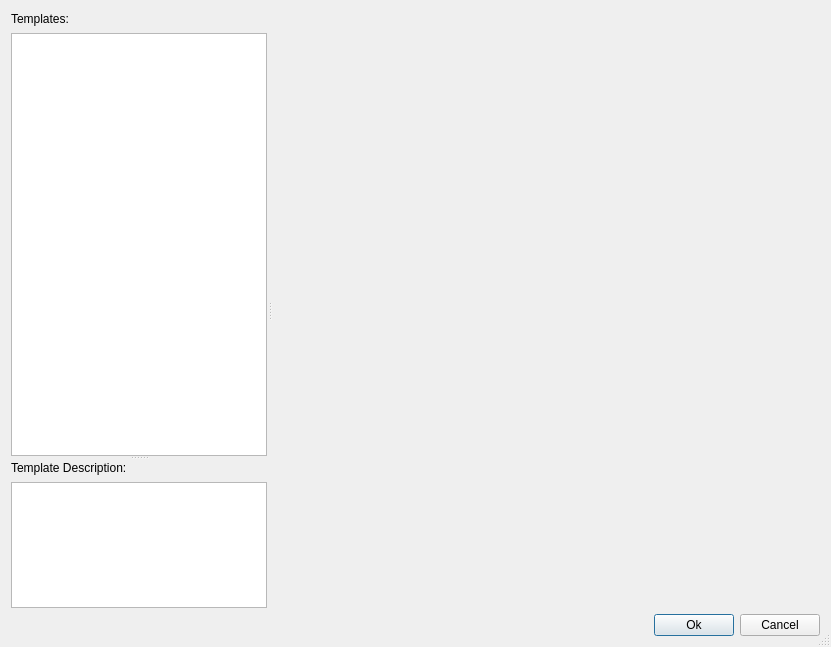
<?xml version="1.0" encoding="UTF-8"?>
<ui version="4.0">
 <class>CreateTestCaseDialog</class>
 <widget class="QDialog" name="CreateTestCaseDialog">
  <property name="windowModality">
   <enum>Qt::WindowModal</enum>
  </property>
  <property name="geometry">
   <rect>
    <x>0</x>
    <y>0</y>
    <width>831</width>
    <height>647</height>
   </rect>
  </property>
  <property name="sizePolicy">
   <sizepolicy hsizetype="Preferred" vsizetype="Preferred">
    <horstretch>0</horstretch>
    <verstretch>0</verstretch>
   </sizepolicy>
  </property>
  <property name="minimumSize">
   <size>
    <width>200</width>
    <height>200</height>
   </size>
  </property>
  <property name="maximumSize">
   <size>
    <width>16777215</width>
    <height>16777215</height>
   </size>
  </property>
  <property name="windowTitle">
   <string>Create Test Case</string>
  </property>
  <property name="sizeGripEnabled">
   <bool>true</bool>
  </property>
  <property name="modal">
   <bool>true</bool>
  </property>
  <layout class="QVBoxLayout" name="verticalLayout">
   <property name="leftMargin">
    <number>11</number>
   </property>
   <property name="topMargin">
    <number>11</number>
   </property>
   <property name="rightMargin">
    <number>11</number>
   </property>
   <property name="bottomMargin">
    <number>11</number>
   </property>
   <item>
    <widget class="QSplitter" name="splitter_2">
     <property name="orientation">
      <enum>Qt::Horizontal</enum>
     </property>
     <property name="handleWidth">
      <number>6</number>
     </property>
     <property name="childrenCollapsible">
      <bool>false</bool>
     </property>
     <widget class="QSplitter" name="splitter">
      <property name="sizePolicy">
       <sizepolicy hsizetype="Preferred" vsizetype="Expanding">
        <horstretch>0</horstretch>
        <verstretch>25</verstretch>
       </sizepolicy>
      </property>
      <property name="orientation">
       <enum>Qt::Vertical</enum>
      </property>
      <widget class="QWidget" name="templateListWidget" native="true">
       <property name="sizePolicy">
        <sizepolicy hsizetype="Expanding" vsizetype="Expanding">
         <horstretch>0</horstretch>
         <verstretch>75</verstretch>
        </sizepolicy>
       </property>
       <layout class="QVBoxLayout" name="verticalLayout_3" stretch="0,25">
        <item>
         <widget class="QLabel" name="templateLabel">
          <property name="sizePolicy">
           <sizepolicy hsizetype="Expanding" vsizetype="Fixed">
            <horstretch>0</horstretch>
            <verstretch>0</verstretch>
           </sizepolicy>
          </property>
          <property name="minimumSize">
           <size>
            <width>0</width>
            <height>16</height>
           </size>
          </property>
          <property name="maximumSize">
           <size>
            <width>16777215</width>
            <height>16</height>
           </size>
          </property>
          <property name="text">
           <string>Templates:</string>
          </property>
         </widget>
        </item>
        <item>
         <widget class="QListView" name="templateList"/>
        </item>
       </layout>
      </widget>
      <widget class="QWidget" name="descriptionWidget" native="true">
       <property name="sizePolicy">
        <sizepolicy hsizetype="Expanding" vsizetype="Preferred">
         <horstretch>0</horstretch>
         <verstretch>25</verstretch>
        </sizepolicy>
       </property>
       <layout class="QVBoxLayout" name="verticalLayout_2">
        <property name="sizeConstraint">
         <enum>QLayout::SetDefaultConstraint</enum>
        </property>
        <item>
         <widget class="QLabel" name="testCaseDescriptionLabel">
          <property name="sizePolicy">
           <sizepolicy hsizetype="Expanding" vsizetype="Fixed">
            <horstretch>0</horstretch>
            <verstretch>0</verstretch>
           </sizepolicy>
          </property>
          <property name="minimumSize">
           <size>
            <width>0</width>
            <height>16</height>
           </size>
          </property>
          <property name="maximumSize">
           <size>
            <width>16777215</width>
            <height>16</height>
           </size>
          </property>
          <property name="text">
           <string>Template Description:</string>
          </property>
          <property name="textFormat">
           <enum>Qt::PlainText</enum>
          </property>
         </widget>
        </item>
        <item>
         <widget class="QTextEdit" name="templateDescriptionBox">
          <property name="sizePolicy">
           <sizepolicy hsizetype="Expanding" vsizetype="Preferred">
            <horstretch>0</horstretch>
            <verstretch>0</verstretch>
           </sizepolicy>
          </property>
          <property name="readOnly">
           <bool>true</bool>
          </property>
          <property name="html">
           <string>&lt;!DOCTYPE HTML PUBLIC &quot;-//W3C//DTD HTML 4.0//EN&quot; &quot;http://www.w3.org/TR/REC-html40/strict.dtd&quot;&gt;
&lt;html&gt;&lt;head&gt;&lt;meta name=&quot;qrichtext&quot; content=&quot;1&quot; /&gt;&lt;style type=&quot;text/css&quot;&gt;
p, li { white-space: pre-wrap; }
&lt;/style&gt;&lt;/head&gt;&lt;body style=&quot; font-family:'MS Shell Dlg 2'; font-size:7.8pt; font-weight:400; font-style:normal;&quot;&gt;
&lt;p style=&quot;-qt-paragraph-type:empty; margin-top:0px; margin-bottom:0px; margin-left:0px; margin-right:0px; -qt-block-indent:0; text-indent:0px;&quot;&gt;&lt;br /&gt;&lt;/p&gt;&lt;/body&gt;&lt;/html&gt;</string>
          </property>
          <property name="acceptRichText">
           <bool>false</bool>
          </property>
         </widget>
        </item>
       </layout>
      </widget>
     </widget>
     <widget class="QStackedWidget" name="templateConfigurationsStack">
      <property name="sizePolicy">
       <sizepolicy hsizetype="Expanding" vsizetype="Expanding">
        <horstretch>75</horstretch>
        <verstretch>0</verstretch>
       </sizepolicy>
      </property>
     </widget>
    </widget>
   </item>
   <item>
    <widget class="QWidget" name="widget" native="true">
     <property name="sizePolicy">
      <sizepolicy hsizetype="Preferred" vsizetype="Fixed">
       <horstretch>0</horstretch>
       <verstretch>0</verstretch>
      </sizepolicy>
     </property>
     <layout class="QHBoxLayout" name="horizontalLayout">
      <property name="leftMargin">
       <number>0</number>
      </property>
      <property name="topMargin">
       <number>0</number>
      </property>
      <property name="rightMargin">
       <number>0</number>
      </property>
      <property name="bottomMargin">
       <number>0</number>
      </property>
      <item>
       <spacer name="horizontalSpacer">
        <property name="orientation">
         <enum>Qt::Horizontal</enum>
        </property>
        <property name="sizeHint" stdset="0">
         <size>
          <width>606</width>
          <height>20</height>
         </size>
        </property>
       </spacer>
      </item>
      <item>
       <widget class="QPushButton" name="OkButton">
        <property name="text">
         <string>Ok</string>
        </property>
        <property name="default">
         <bool>true</bool>
        </property>
       </widget>
      </item>
      <item>
       <widget class="QPushButton" name="CancelButton">
        <property name="text">
         <string>Cancel</string>
        </property>
       </widget>
      </item>
     </layout>
    </widget>
   </item>
  </layout>
 </widget>
 <resources/>
 <connections/>
</ui>
